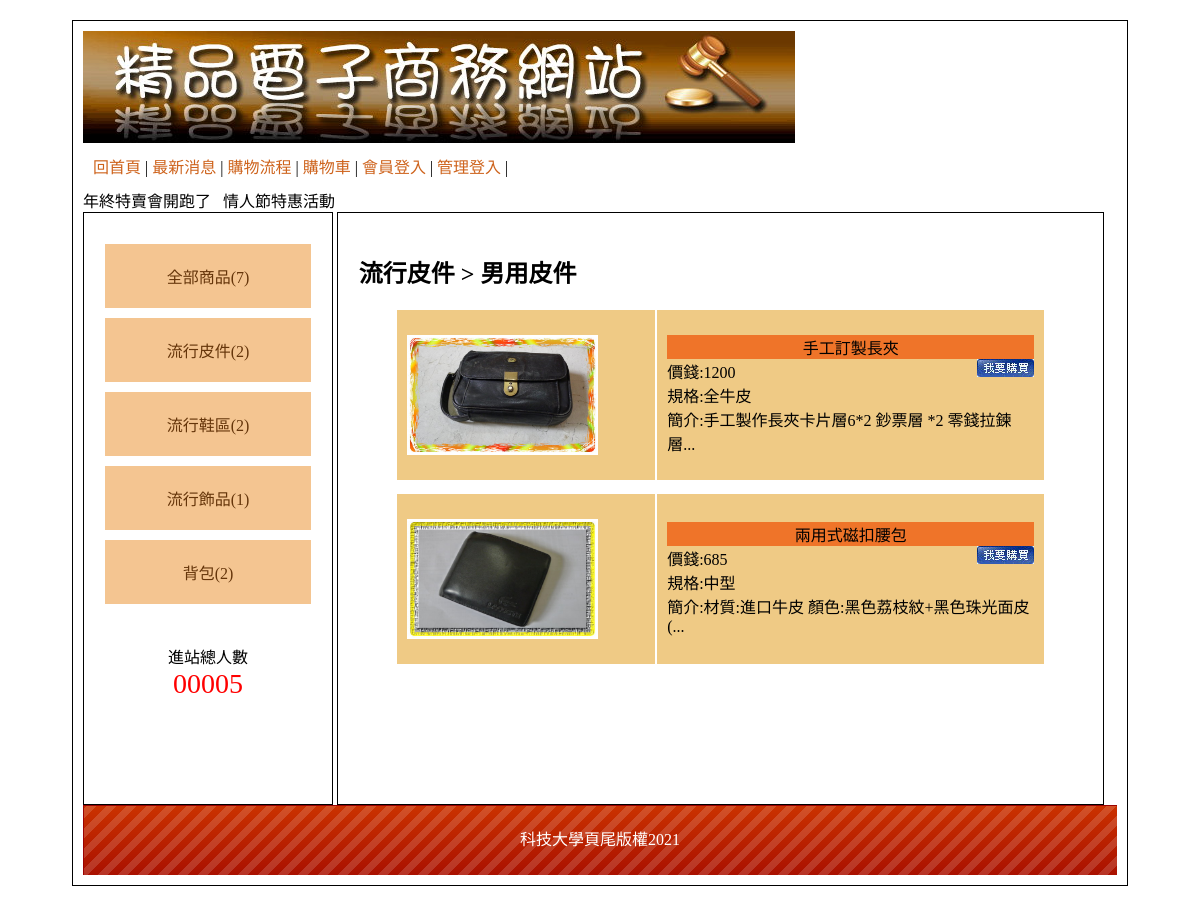
Screenshot of /?type=12 with the database file from the repository.
### tables this page shows
CREATE TABLE `type` (
  `id` int(10) UNSIGNED NOT NULL,
  `name` text NOT NULL,
  `parent` int(10) UNSIGNED NOT NULL DEFAULT 0
);

CREATE TABLE `goods` (
  `id` int(10) UNSIGNED NOT NULL,
  `no` text NOT NULL,
  `name` text NOT NULL,
  `price` int(10) UNSIGNED NOT NULL,
  `spec` text NOT NULL,
  `qt` int(10) UNSIGNED NOT NULL,
  `img` text NOT NULL,
  `intro` text NOT NULL,
  `big` int(10) UNSIGNED NOT NULL,
  `mid` int(10) UNSIGNED NOT NULL,
  `sh` int(1) UNSIGNED NOT NULL DEFAULT 1
);

CREATE TABLE `bot` (
  `id` int(10) UNSIGNED NOT NULL,
  `bot` text NOT NULL
);

### base.php (called while the page is built, shortened)
<?php
class DB{
    private $dsn="mysql:host=localhost;charset=utf8;dbname=web04";
    private $root='root';
    private $password='12345';
    private $table;
    private $pdo;
    public function __construct($table){
        $this->table=$table;
        $this->pdo=new PDO($this->dsn,$this->root,$this->password);
    }
    public function all(...$arg){
        $sql="select * from $this->table ";
        if(isset($arg[0])){
            if(is_array($arg[0])){
                foreach($arg[0] as $key => $value){
                    $tmp[]=sprintf("`%s`='%s'",$key,$value);
                }
                    $sql=$sql . " where " . implode(" && ",$tmp);
            }else{
                $sql=$sql . $arg[0];
            }
        }
        return $this->pdo->query($sql)->fetchAll();
    }
    public function count(...$arg){
        $sql="select count(*) from $this->table ";
        if(isset($arg[0])){
            if(is_array($arg[0])){
                foreach($arg[0] as $key => $value){
                    $tmp[]=sprintf("`%s`='%s'",$key,$value);
                }
                    $sql=$sql . " where " . implode(" && ",$tmp);
            }else{
                $sql=$sql . $arg[0];
            }
        }
        return $this->pdo->query($sql)->fetchColumn();
    }
    public function find($id){
        $sql="select * from $this->table ";
            if(is_array($id)){
                foreach($id as $key => $value){
                    $tmp[]=sprintf("`%s`='%s'",$key,$value);
                }
                    $sql=$sql . " where " . implode(" && ",$tmp);
            }else{
                $sql=$sql . " where `id`='$id'";
            }
        return $this->pdo->query($sql)->fetch(PDO::FETCH_ASSOC);
    }
}
$Bot=new DB('bot');
$Type=new DB('type');
$Goods=new DB('goods');
?>

### index.php (the view, shortened to what this page needs)
<?php include_once "base.php";?>
<!DOCTYPE html
    PUBLIC "-//W3C//DTD XHTML 1.0 Transitional//EN" "http://www.w3.org/TR/xhtml1/DTD/xhtml1-transitional.dtd">
<html xmlns="http://www.w3.org/1999/xhtml">
<head>
    <link href="./css/css.css" rel="stylesheet" type="text/css">
</head>
<body>
    <div id="main">
        <div id="top">
            <a href="?">
                <img src="./icon/0416.jpg">
            </a>
            <div style="padding:10px;">
                <a href="?">回首頁</a> |
                <a href="?do=news">最新消息</a> |
                <a href="?do=look">購物流程</a> |
                <a href="?do=buycart">購物車</a> |
                <?php
                if(isset($_SESSION['mem'])){
                    echo "<a href='?do=logout'>登出</a> |";
                }else{
                    echo "<a href='?do=login'>會員登入</a> |";
                }
                ?>
                <?php
                if(isset($_SESSION['admin'])){
                    echo "<a href='backend.php'>返回管理</a> |";
                }else{
                    echo "<a href='?do=admin'>管理登入</a> |";
                }
                ?>
            </div>
            <marquee>年終特賣會開跑了&nbsp;&nbsp;&nbsp;情人節特惠活動</marquee>
        </div>
        <div id="left" class="ct">
            <div style="min-height:400px;">
            <div><a href="?type=0">全部商品(<?=$Goods->count(['sh'=>1]);?>)</a></div>
            <?php
            $typeBig=$Type->all(['parent'=>0]);
            foreach($typeBig as $tb){
                echo "<div class='ww'>";
                echo "<a href='?type={$tb['id']}'>{$tb['name']}(".$Goods->count(['big'=>$tb['id'],'sh'=>1]).")</a>";
                echo "</div>";
            }
            ?>
            </div>
            <span>
                <div>進站總人數</div>
                <div style="color:#f00; font-size:28px;">
                    00005 </div>
            </span>
        </div>
        <div id="right">
        <?php
        $do=$_GET['do']??'home';
        $file='frontend/'.$do.".php";
        if(file_exists($file)){
                include $file;
        }else{
                include 'frontend/home.php';
        }
        ?>
        </div>
        <div id="bottom" style="line-height:70px;background:url(icon/bot.png); color:#FFF;" class="ct">
        <?=$Bot->find(1)['bot'];?> </div>
    </div>
</body>
</html>

### frontend/home.php
<?php
$type=$_GET['type']??0;
if($type==0){
    $nav="全部商品";
    $rows=$Goods->all(['sh'=>1]);
}else{
    $nav="";
    $tt=$Type->find($type);
    if($tt['parent']==0){
        $nav=$tt['name'];
        $rows=$Goods->all(['big'=>$tt['id'],'sh'=>1]);
    }else{
        $tm=$Type->find($type);
        $tb=$Type->find($tm['parent']);
        $nav=$tb['name'] . " > " . $tm['name'];
        $rows=$Goods->all(['mid'=>$tm['id'],'sh'=>1]);
    }
}
?>
<h2><?=$nav;?></h2>
<?php
foreach($rows as $row){
?>
<table class="all">
    <tr class="pp">
        <td width="40%" height="150px">
            <a href='?do=detail&id=<?=$row['id'];?>'><img src="img/<?=$row['img'];?>" style="width:80%;height:80%"></a>
        </td>
        <td>
            <div class="tt ct"><?=$row['name'];?></div>
            <div>價錢:<?=$row['price'];?>
            <a style="float:right" href='?do=buycart&id=<?=$row['id'];?>&qt=1'><img src="icon/0402.jpg"></a>
        </div>
            <div>規格:<?=$row['spec'];?></div>
            <div>簡介:<?=mb_substr($row['intro'],0,25);?>...</div>
        </td>
    </tr>
</table>
<?php
}
?>

### css/css.css (style rules this page uses)
body { font-family:"微軟正黑體"; }
#main { width:1034px; padding:10px; margin:20px auto 20px auto; border:#000 solid 1px; min-height:768px; }
#top a { color:#CE631C; text-decoration:none; }
#left { display:inline-block; width:20%; padding:2%; min-height:550px; vertical-align:top; border:#000 1px solid; }
#left a { display:block; padding:20px 5px 20px 5px; text-decoration:none; background:#F4C591; margin:10px auto 10px auto; color:#65350A; }
.ct { text-align:center; }
#right { display:inline-block; width:70%; padding:2%; min-height:550px; border:#000 1px solid; }
#bottom { height:70px; background-size:cover; }
.all { width:90%; margin:10px auto 10px auto; }
.all td { min-width:50px; padding:10px; }
.tt { background:#EF7429; }
.pp { background:#EFCA85; }
.pp td { background:#EFCA85; }

### rows the page displays
type: name "流行皮件", count "2"
type: name "流行鞋區", id "2"
type: name "流行飾品", count "1"
type: name "背包", count "2"
goods: img (picture), name "手工訂製長夾", price "1200", spec "全牛皮", intro "手工製作長夾卡片層6*2 鈔票層 *2 零錢拉鍊層"
goods: img (picture), name "兩用式磁扣腰包", price "685", spec "中型", intro "材質:進口牛皮 顏色:黑色荔枝紋+黑色珠光面皮("
bot: bot "科技大學頁尾版權2021"

### other values shown
$Goods->count(['sh'=>1]) "7"
$nav "流行皮件 > 男用皮件"
